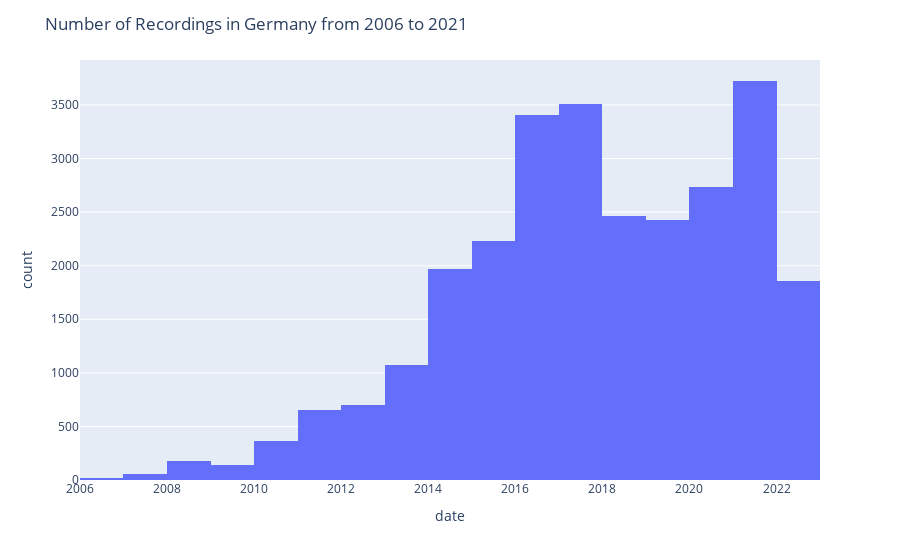

Notebook code cell kept with this figure:
### Code cell
# Number of recordings from 2006 to 2021

fig = px.histogram(df_ger, x='date')
fig.update_layout(xaxis_range=["2006-01-01", "2022-12-31"],
                 title="Number of Recordings in Germany from 2006 to 2021")
fig.show()

### Figure 1 — Plotly figure (JSON) as saved in the notebook; plotly's stock layout.template omitted (floating-point values rounded to 4 significant figures; data arrays with more than 128 entries replaced by an {"elided": "..."} marker saying what was removed)
{"data": [{"alignmentgroup": "True", "bingroup": "x", "hovertemplate": "date=%{x}<br>count=%{y}<extra></extra>", "legendgroup": "", "marker": {"color": "#636efa", "pattern": {"shape": ""}}, "name": "", "offsetgroup": "", "orientation": "v", "showlegend": false, "type": "histogram", "x": {"elided": "27659 str values"}, "xaxis": "x", "yaxis": "y"}], "layout": {"barmode": "relative", "legend": {"tracegroupgap": 0}, "margin": {"t": 60}, "title": {"text": "Number of Recordings in Germany from 2006 to 2021"}, "xaxis": {"anchor": "y", "domain": [0, 1], "range": ["2006-01-01", "2022-12-31"], "title": {"text": "date"}}, "yaxis": {"anchor": "x", "domain": [0, 1], "title": {"text": "count"}}}}
